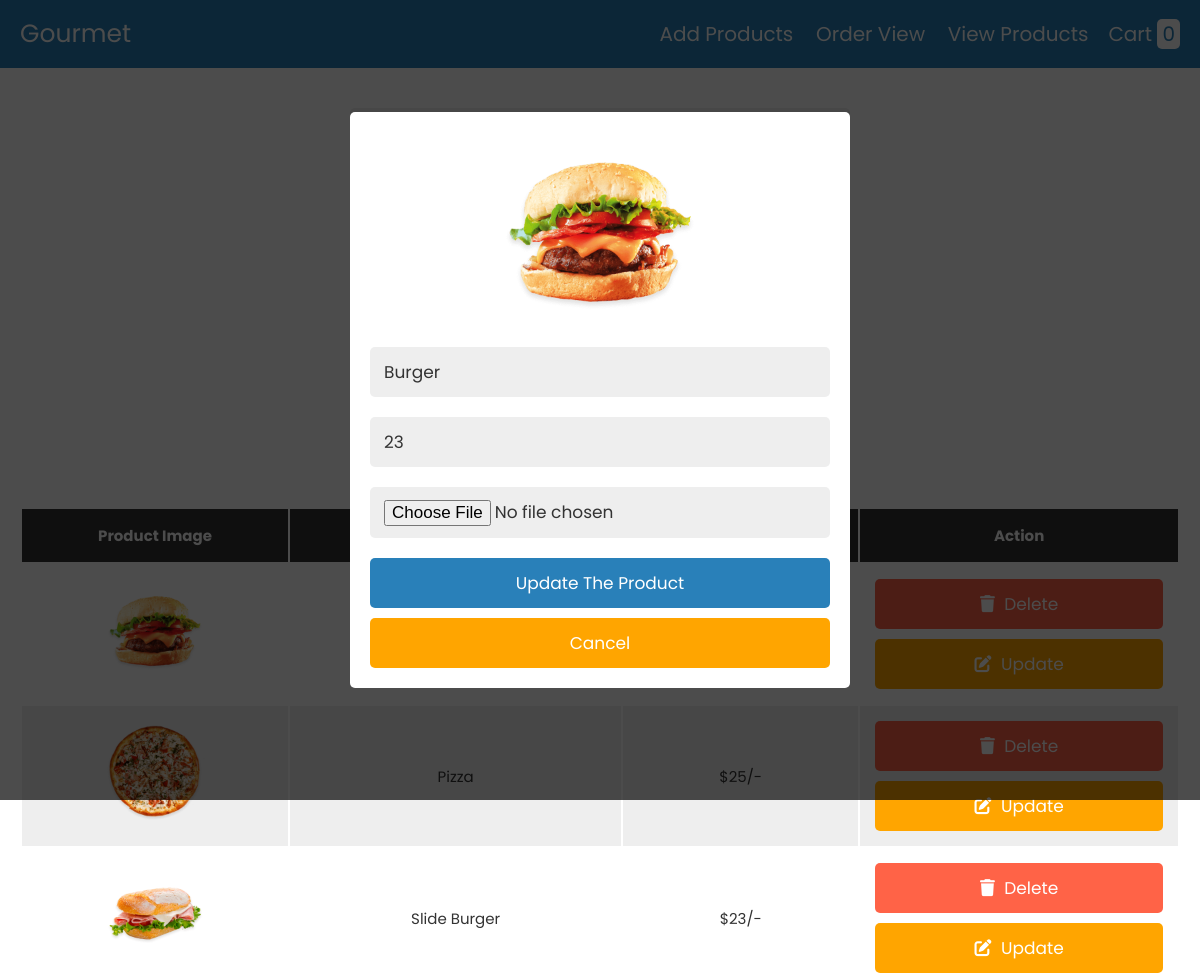
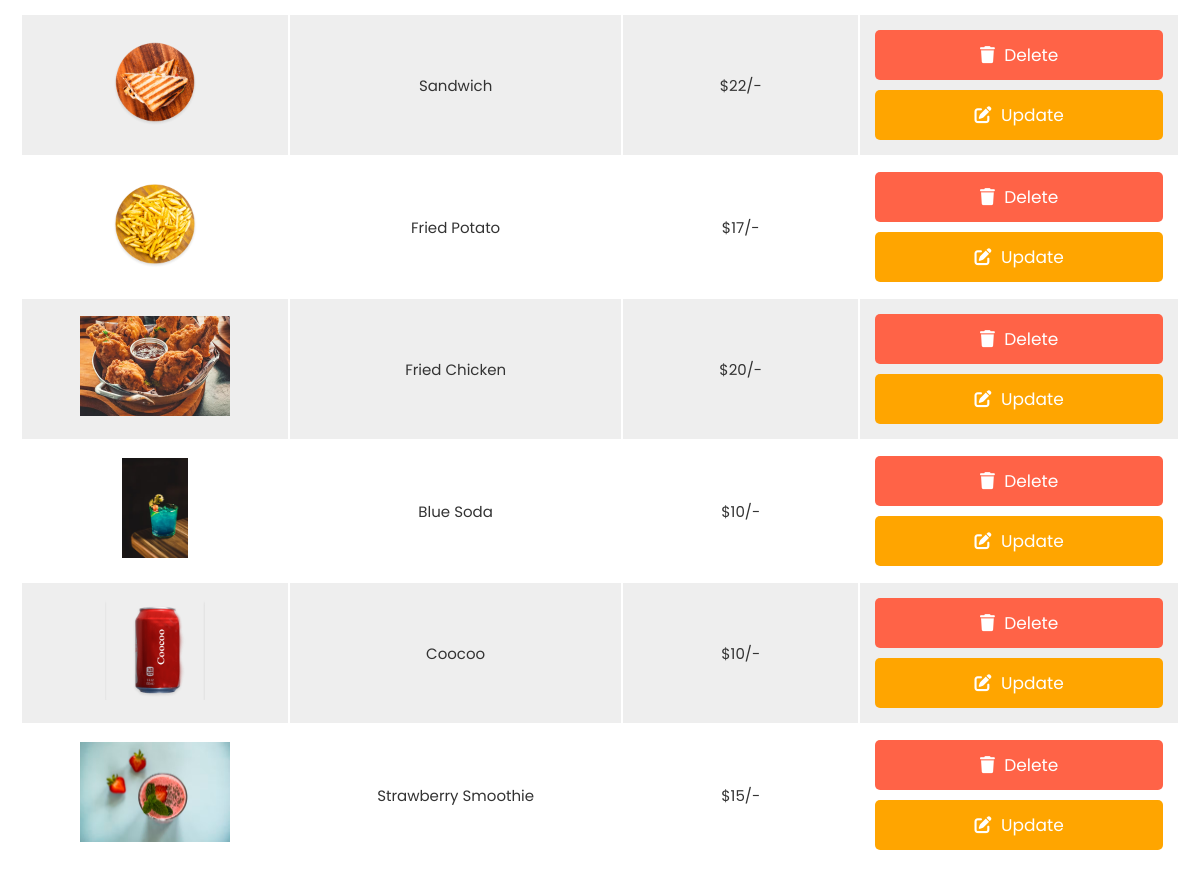
The app's page /index.php?edit=1 with its own data (2 pictures, top to bottom).
### tables this page shows
CREATE TABLE `products` (
  `id` int(255) NOT NULL,
  `name` varchar(255) NOT NULL,
  `price` varchar(255) NOT NULL,
  `image` varchar(255) NOT NULL
);

### index.php (the view, shortened to what this page needs)
<?php
include 'component/db.php';
?>
<!DOCTYPE html>
<html lang="en">
<head>
    <link rel="stylesheet" href="https://cdnjs.cloudflare.com/ajax/libs/font-awesome/6.5.2/css/all.min.css">
    <link rel="stylesheet" href="css/style.css">
</head>
<body>
    <?php include 'header.php'; ?>
    <div class="container">
        <section>
            <form action="" method="post" class="add-product-form" enctype="multipart/form-data">
                <h3>Add a New Product</h3>
            </form>
        </section>
        <section class="display-product-table">
            <table>
                <thead>
                    <th>Product Image</th>
                    <th>Product Name</th>
                    <th>Product Price</th>
                    <th>Action</th>
                </thead>
                <tbody>
                    <?php
                    $select_products = mysqli_query($conn, "SELECT * FROM products");
                    if (mysqli_num_rows($select_products) > 0) {
                        while ($row = mysqli_fetch_assoc($select_products)) {
                    ?>
                            <tr>
                                <td><img src="uploaded_img/<?php echo $row['image']; ?>" height="100" alt=""></td>
                                <td><?php echo $row['name']; ?></td>
                                <td>$<?php echo $row['price']; ?>/-</td>
                                <td>
                                    <a href="index.php?delete=<?php echo $row['id']; ?>" class="delete-btn" onclick="return confirm('Are you sure you want to delete this?');"><i class="fas fa-trash"></i> Delete</a>
                                    <a href="index.php?edit=<?php echo $row['id']; ?>" class="option-btn"><i class="fas fa-edit"></i> Update</a>
                                </td>
                            </tr>
                    <?php
                        }
                    } else {
                        echo "<div class='empty'>No product added</div>";
                    }
                    ?>
                </tbody>
            </table>
        </section>
        <section class="edit-form-container">
            <?php
            if (isset($_GET['edit'])) {
                $edit_id = $_GET['edit'];
                $edit_query = mysqli_query($conn, "SELECT * FROM products WHERE id = $edit_id");
                if (mysqli_num_rows($edit_query) > 0) {
                    while ($fetch_edit = mysqli_fetch_assoc($edit_query)) {
            ?>
                        <form action="" method="post" enctype="multipart/form-data">
                            <img src="uploaded_img/<?php echo $fetch_edit['image']; ?>" height="200" alt="">
                            <input type="text" class="box" required name="update_p_name" value="<?php echo $fetch_edit['name']; ?>">
                            <input type="number" min="0" class="box" required name="update_p_price" value="<?php echo $fetch_edit['price']; ?>">
                            <input type="file" class="box" name="update_p_image" accept="image/png, image/jpg, image/jpeg">
                            <input type="submit" value="Update the Product" name="update_product" class="btn">
                            <input type="reset" value="Cancel" id="close-edit" class="option-btn">
                        </form>
            <?php
                    }
                }
            }
            ?>
        </section>
    </div>
</body>
</html>

### css/style.css (style rules this page uses)
:root { --blue: #2980b9; --red: tomato; --orange: orange; --black: #333; --white: #fff; --bg-color: #eee; --dark-bg: rgba(0, 0, 0, .7); --box-shadow: 0 .5rem 1rem rgba(0, 0, 0, .1); --border: .1rem solid #999; }
* { font-family: 'Poppins', sans-serif; margin: 0; padding: 0; box-sizing: border-box; outline: none; border: none; text-decoration: none; text-transform: capitalize; }
html { font-size: 62.5%; overflow-x: hidden; }
.container { max-width: 1200px; margin: 0 auto; }
section { padding: 2rem; }
.btn, .option-btn, .delete-btn { display: block; width: 100%; text-align: center; background-color: var(--blue); color: var(--white); font-size: 1.7rem; padding: 1.2rem 3rem; border-radius: .5rem; cursor: pointer; margin-top: 1rem; }
.option-btn i, .delete-btn i { padding-right: .5rem; }
.option-btn { background-color: var(--orange); }
.delete-btn { margin-top: 0; background-color: var(--red); }
.add-product-form { max-width: 50rem; background-color: var(--bg-color); border-radius: .5rem; padding: 2rem; margin: 0 auto; margin-top: 2rem; }
.add-product-form h3 { font-size: 2.5rem; margin-bottom: 1rem; color: var(--black); text-transform: uppercase; text-align: center; }
.display-product-table table { width: 100%; text-align: center; }
.display-product-table table thead th, .admin-order-table table thead th { padding: 1.5rem; font-size: 1.5rem; background-color: var(--black); color: var(--white); }
.display-product-table table td, .admin-order-table table td { padding: 1.5rem; font-size: 1.5rem; color: var(--black); }
.display-product-table table td:first-child, .admin-order-table table td:first-child { padding: 0; }
.display-product-table table tr:nth-child(even), .admin-order-table table tr:nth-child(even) { background-color: var(--bg-color); }
.edit-form-container { position: fixed; top: 0; left: 0; z-index: 1100; background-color: var(--dark-bg); padding: 2rem; display: none; align-items: center; justify-content: center; min-height: 100vh; width: 100%; }
.edit-form-container form { width: 50rem; border-radius: .5rem; background-color: var(--white); text-align: center; padding: 2rem; }
.edit-form-container form .box { width: 100%; background-color: var(--bg-color); border-radius: .5rem; margin: 1rem 0; font-size: 1.7rem; color: var(--black); padding: 1.2rem 1.4rem; text-transform: none; }

### records on screen
products: image (picture), update_p_name "Burger", update_p_price "23"
products: image (picture), name "Pizza", price "25"
products: image (picture), name "Slide Burger", price "23"
products: image (picture), name "Sandwich", price "22"
products: image (picture), name "Fried Potato", price "17"
products: image (picture), name "Fried Chicken", price "20"
products: image (picture), name "Blue Soda", price "10"
products: image (picture), name "Coocoo", price "10"
products: image (picture), name "Strawberry Smoothie", price "15"

### other values on screen
$row_count "0"
